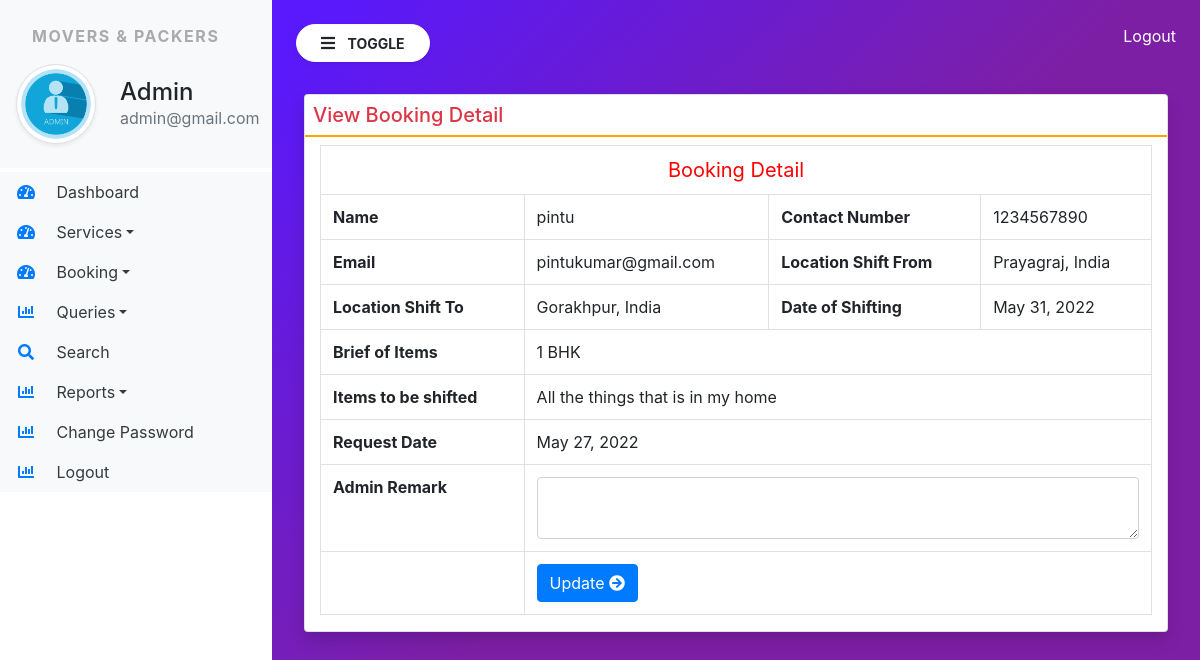
Screenshot of /view_bookingdetail/3 (signed in) with the database file from the repository.
### moverspackers/models.py (models this page shows, shortened)
class SiteUser(models.Model):
    name = models.CharField(max_length=100, null=True)
    email = models.CharField(max_length=100, null=True)
    mobile = models.CharField(max_length=15, null=True)
    location = models.CharField(max_length=200, null=True)
    shiftingloc = models.CharField(max_length=200, null=True)
    shiftingdate = models.DateField(null=True)
    briefitems = models.CharField(max_length=100, null=True)
    items = models.CharField(max_length=5000, null=True)
    requestdate = models.DateField(null=True)
    remark = models.CharField(max_length=500, null=True)
    status = models.CharField(max_length=30, null= True)
    updationdate = models.DateField(null=True)

### moverspackers/views.py (the view, shortened to what this page needs)
# urls.py: path('view_bookingdetail/<int:pid>', view_bookingdetail, name="view_bookingdetail"),
def view_bookingdetail(request,pid):
    if not request.user.is_authenticated:
        return redirect('admin_login')
    error = ""
    booking = SiteUser.objects.get(id=pid)
    return render(request, 'view_bookingdetail.html',locals())

### moverspackers/templates/view_bookingdetail.html (shortened to what this page needs)
{% extends 'admin_base.html' %}
{% block main %}
<div class="card shadow m-2">
    <div clsss="card-body">
        <h5 class="p-2 text-danger" style="border-bottom : 2px solid orange">View Booking Detail</h5>
        <div class="container-fluid">
            <table class="table table-bordered">
                <tr align= "center">
                    <td colspan="4" style="font-size: 20px; color:red">Booking Detail</td>
                </tr>
                <tr>
                    <th>Name</th>
                    <td>{{booking.name}}</td>
                    <th>Contact Number</th>
                    <td>{{booking.mobile}}</td>
                </tr>
                <tr>
                    <th>Email</th>
                    <td>{{booking.email}}</td>
                    <th>Location Shift From</th>
                    <td>{{booking.location}}</td>
                </tr>
                <tr>
                    <th>Location Shift To</th>
                    <td>{{booking.shiftingloc}}</td>
                    <th>Date of Shifting</th>
                    <td>{{booking.shiftingdate}}</td>
                </tr>
                <tr>
                    <th colspan="1">Brief of Items</th>
                    <td colspan="3">{{booking.briefitems}}</td>
                </tr>
                <tr>
                    <th colspan="1">Items to be shifted</th>
                    <td colspan="3">{{booking.items}}</td>
                </tr>
                <tr>
                    <th>Request Date</th>
                    <td colspan="3">{{booking.requestdate}}</td>
                </tr>
                {% if not booking.remark%}
                <form method="post">
                    <tr>
                        <th>Admin Remark</th>
                        <td colspan="3"><textarea name="remark" class="form-control" required></textarea></td>
                    </tr>
                    <tr>
                        <th>&nbsp</th>
                        <td colspan="3"><button type="submit" class="btn btn-primary">Update <i class="fa fa-arrow-circle-right"></i></button></td>
                    </tr>
                </form>
                {% endif %}
            </table>
        </div>
    </div>
{% endblock %}

### moverspackers/templates/admin_base.html (shortened to what this page needs)
{% load static %}
<html>
    <head>
        <link rel="stylesheet" href="https://cdn.jsdelivr.net/npm/bootstrap@4.6.1/dist/css/bootstrap.min.css">
        <link rel= "stylesheet" href="{% static 'css/sidebar.css' %}">
        <link rel="stylesheet" href="https://use.fontawesome.com/releases/v5.7.0/css/all.css">
        <link rel="stylesheet" href="https://cdn.datatables.net/1.12.0/css/jquery.dataTables.min.css">
        <link rel="stylesheet" href="https://cdn.datatables.net/buttons/2.2.3/css/buttons.dataTables.min.css">
    </head>
    <body>
        <div class="bg-white vertical-nav" id="sidebar">
            <div class="py-4 px-3 bg-light mb-1">
                <p class="font-weight-bold text-uppercase px-3 sidebar-title">Movers & Packers</p>
                <div class="media d-flex align-items-center">
                    <img src="{% static 'images/admin.png' %}" width="80" height="80" class="mr-4 rounded-circle img-thumbnail shadow-sm">
                    <div class="media-body">
                        <h4 class="mb-0">Admin</h4>
                        <p class="text-muted mb-0">{{request.user.email}}</p>
                    </div>
                </div>
            </div>
            <ul class="nav flex-column bg-white">
                <li class="nav-item">
                    <a href="{% url 'admin_home' %}" class="nav-link text-dark bg-light">
                        <i class="fas fa-tachometer-alt fa-fw mr-3 text-primary"></i>
                        Dashboard
                    </a>
                </li>
                <li class="nav-item dropdown">
                    <a href="#" class="nav-link dropdown-toggle text-dark bg-light" id="navbardrop" data-toggle="dropdown">
                        <i class="fas fa-tachometer-alt fa-fw mr-3 text-primary"></i>
                        Services</a>
                </li>
                <li class="nav-item dropdown">
                    <a href="#" class="nav-link dropdown-toggle text-dark bg-light" id="navbardrop" data-toggle="dropdown">
                        <i class="fas fa-tachometer-alt fa-fw mr-3 text-primary"></i>
                        Booking</a>
                </li>
                <li class="nav-item dropdown">
                    <a href="#" class="nav-link dropdown-toggle text-dark bg-light" id="navbardrop" data-toggle="dropdown">
                        <i class="fas fa-chart-bar fa-fw mr-3 text-primary"></i>
                        Queries</a>
                </li>
                <li class="nav-item">
                    <a href="{% url 'search' %}" class="nav-link text-dark bg-light">
                        <i class="fas fa-search fa-fw mr-3 text-primary"></i>
                        Search
                    </a>
                </li>
                <li class="nav-item dropdown">
                    <a href="#" class="nav-link dropdown-toggle text-dark bg-light" id="navbardrop" data-toggle="dropdown">
                        <i class="fas fa-chart-bar fa-fw mr-3 text-primary"></i>
                        Reports</a>
                </li>
                <li class="nav-item">
                    <a href="{% url 'change_password' %}" class="nav-link text-dark bg-light">
                        <i class="fas fa-chart-bar fa-fw mr-3 text-primary"></i>
                        Change Password
                    </a>
                </li>
                <li class="nav-item">
                    <a href="{% url 'logout' %}" class="nav-link text-dark bg-light">
                        <i class="fas fa-chart-bar fa-fw mr-3 text-primary"></i>
                        Logout
                    </a>
                </li>
            </ul>
        </div>
        <div class="page-content p-4" id="content">
            <a href="{% url 'logout' %}" title="logout" class="text-white float-right">Logout</a>
            <button id="sidebarCollapse" type="button" class="btn btn-light bg-white rounded-pill shadow-sm px-4 mb-4">
                <i class="fas fa-bars mr-2"></i>
                <small class="text-uppercase font-weight-bold">Toggle</small>
            </button>
            {% block main %}
            {% endblock %}
    </body>
</html>

### moverspackers/static/css/sidebar.css (style rules this page uses)
.sidebar-title { letter-spacing: 0.1em; color: #aaa; }
body { background-image: linear-gradient(135.9deg,rgba(89,25,252,1) 16.4%,rgba(125,31,165,1) 56.1%); max-height: 100vh; }
.vertical-nav { min-width: 17rem; width: 17rem; height: 100vh; position: fixed; top: 0; left: 0; transition:all 0.4s }
.page-content { width: calc(100%-17rem); margin-left: 17rem; transition:all 0.4s }

### rows the page displays
SiteUser: name "pintu", mobile "1234567890", email "pintukumar@gmail.com", location "Prayagraj, India", shiftingloc "Gorakhpur, India", shiftingdate "May 31, 2022", briefitems "1 BHK", items "All the things that is in my home", requestdate "May 27, 2022"

### other values shown
{{ request.user.email }} "admin@gmail.com"
